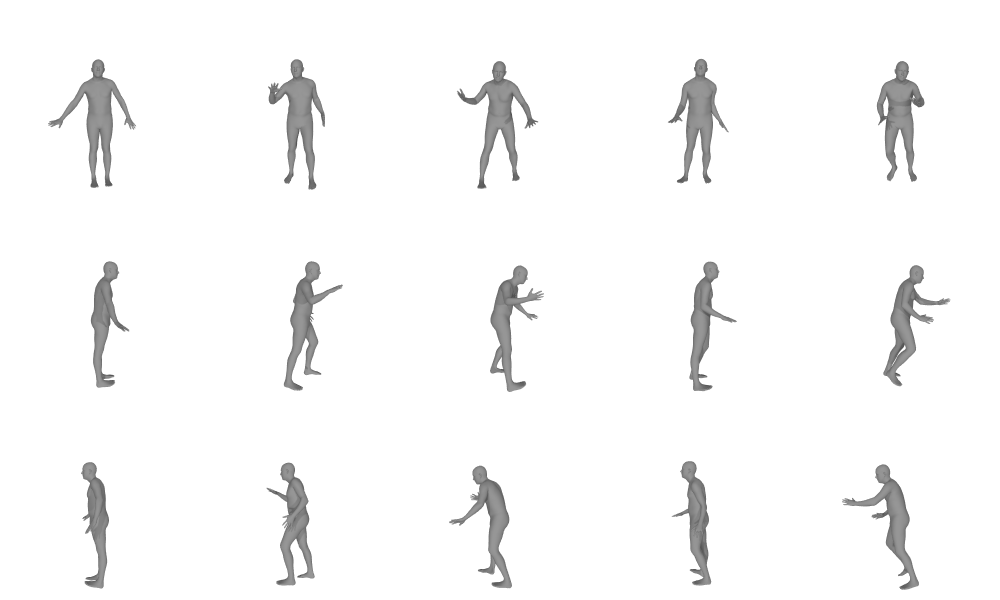
#> input picture common/utils/human_body_prior/support_data/tutorial_sample_body_pose.png, 2000 x 1200 px (shown at 1/2 size)
$ python -i im_transform.py   (imports and definitions only)   (older library calls are emulated)
#> lines starting #> are read from the running program, lines starting #| are printed output that depends on the picture
#> further down, picture is the input picture: shape (1200, 2000, 3); min 72, max 255, mean 247.7
import numpy as np
import cv2


# [36 lines left out: functions resize, imcv2_recolor, not called in this run]


def imcv2_affine_trans(im, flip=None, im_shape=None, rotate=False, max_scale=1.5):
    # Scale and translate
#> called with rotate = False, max_scale = 1.5
    h, w = im.shape[:2] if im_shape is None else im_shape[:2]
#> h = 1200; w = 2000
    scale = np.random.uniform(1., max_scale)

    degree = np.random.uniform(-5, 5) if rotate else None

    max_offx = (scale - 1.) * w
#> max_offx = 548.8
    max_offy = (scale - 1.) * h
#> max_offy = 329.3
    offx = int(np.random.uniform() * max_offx)
#> offx = 392
    offy = int(np.random.uniform() * max_offy)
#> offy = 198

    flip_ = np.random.uniform() > 0.5 if flip is None else flip

    if im is not None:
        im = apply_affine(im, scale, [offx, offy, degree], flip_, im_shape)

    return im, [scale, [offx, offy, degree], flip_, im_shape]


def apply_affine(im, scale, offs, flip, im_shape=None):
#> called with scale = 1.27, flip = True
    offx, offy, degree = offs
    h, w = im.shape[:2] if im_shape is None else im_shape[:2]
#> h = 1200; w = 2000

    im = cv2.resize(im, (0, 0), fx=scale, fy=scale)
    if degree is not None:
        retval = cv2.getRotationMatrix2D((w // 2, h // 2), degree, 1)
        im = cv2.warpAffine(im, retval, (w, h))
    im = im[offy: (offy + h), offx: (offx + w)]
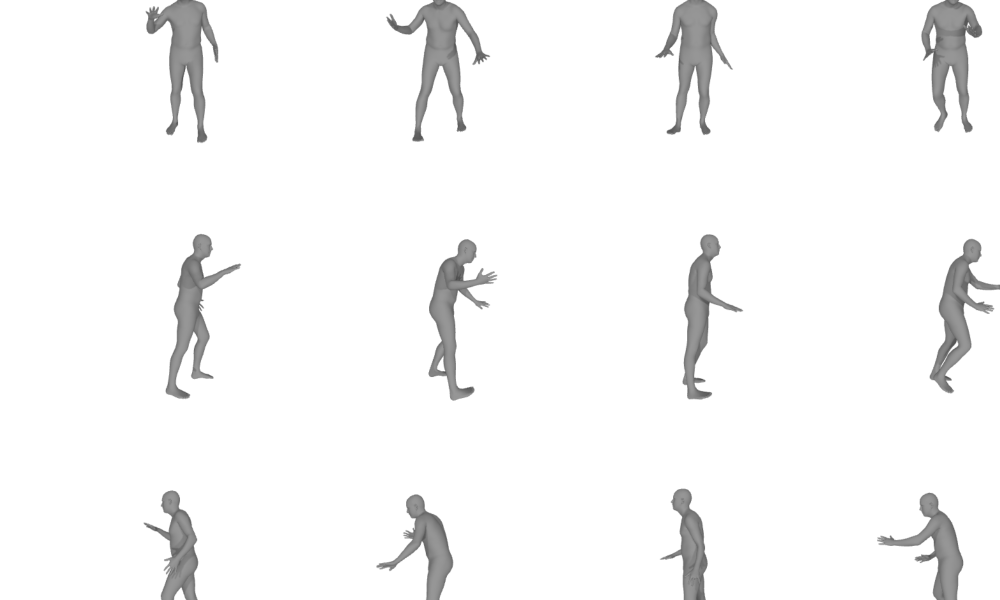
#> im: shape (1200, 2000, 3) (shown at 1/2 size); min 72, max 255, mean 246.3
    if flip:
        im = cv2.flip(im, 1)
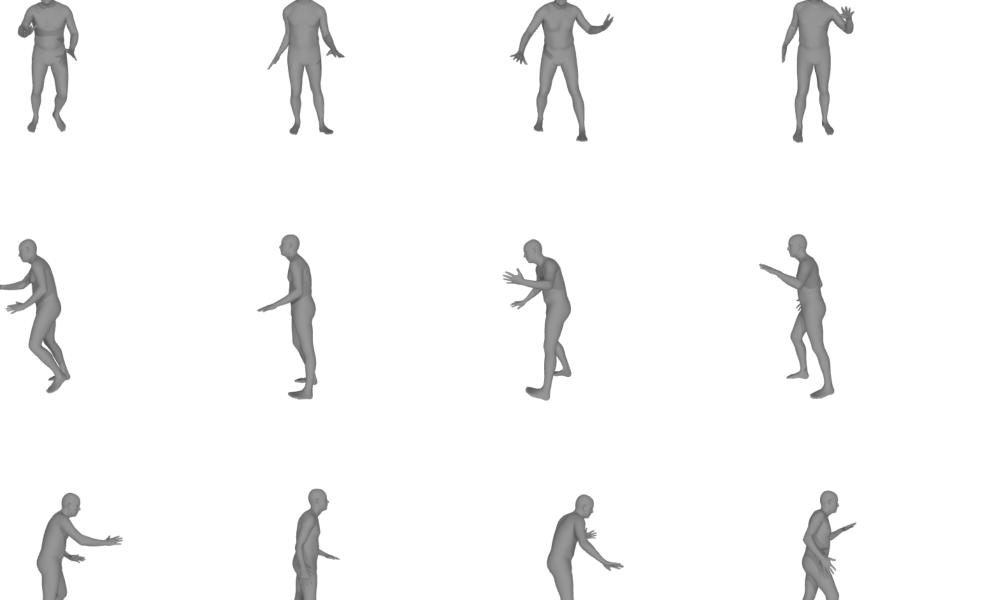
#> im: shape (1200, 2000, 3) (shown at 1/2 size); min 72, max 255, mean 246.3

    return im


# [57 lines left out: functions offset_boxes, _factor_closest, crop_with_factor, not called in this run]

>>> import cv2
>>> picture = cv2.imread('../../../common/utils/human_body_prior/support_data/tutorial_sample_body_pose.png')
>>> result = imcv2_affine_trans(picture)

$ run again, on common/utils/human_body_prior/support_data/vposer_samples.png
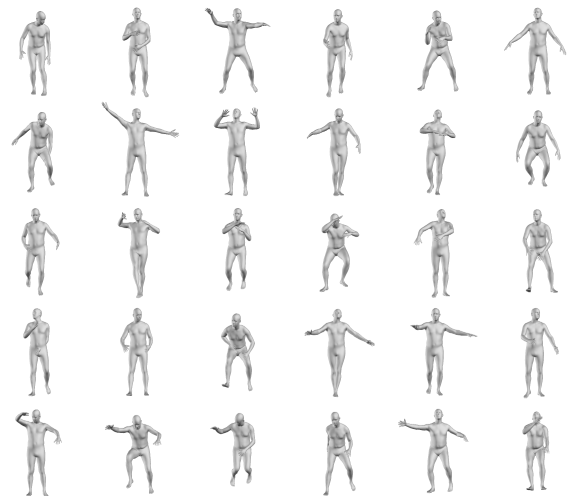
#> input picture common/utils/human_body_prior/support_data/vposer_samples.png, 584 x 496 px
#> picture is the input picture: shape (496, 584, 3); min 59, max 255, mean 244.6
#> in apply_affine, `im = im[offy: (offy + h), offx: (offx + w)]`:
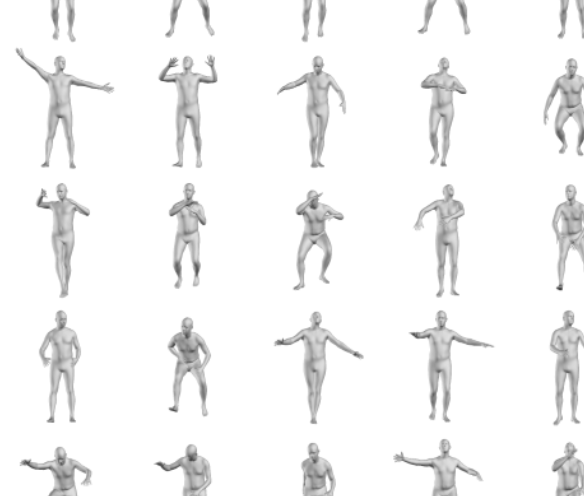
#> im: shape (496, 584, 3); min 69, max 255, mean 244.2
#> in apply_affine, `im = cv2.flip(im, 1)`:
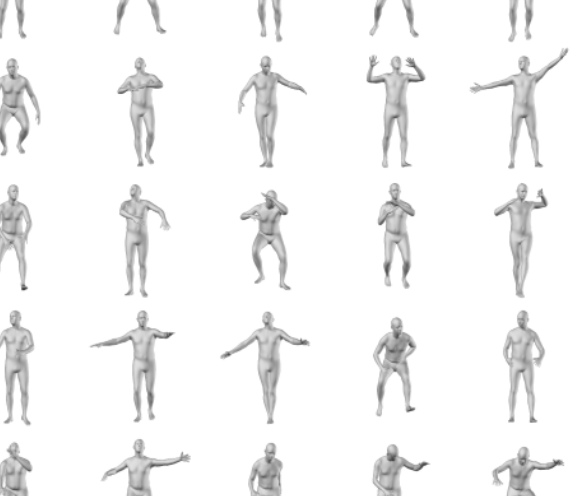
#> im: shape (496, 584, 3); min 69, max 255, mean 244.2
